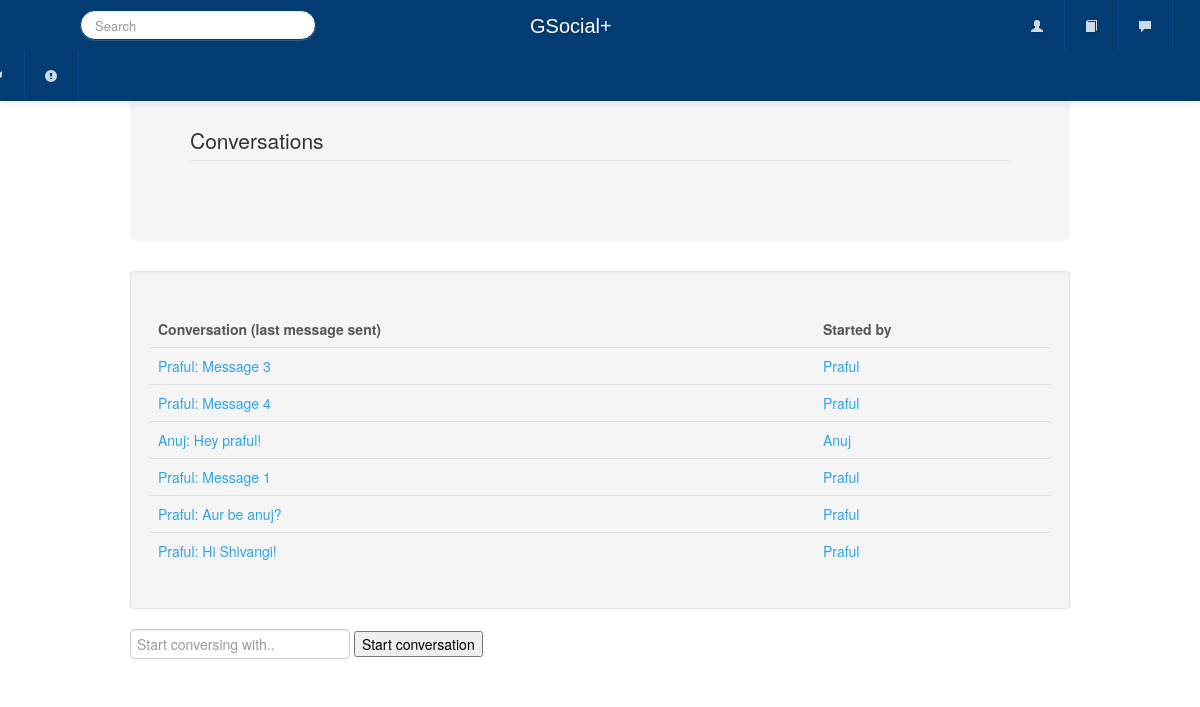
The page /conversations.php (signed in) on the database its author committed.
### tables this page shows
CREATE TABLE IF NOT EXISTS `conversation` (
  `convid` int(11) NOT NULL AUTO_INCREMENT,
  `sender_userid` varchar(40) DEFAULT NULL,
  PRIMARY KEY (`convid`)
);

CREATE TABLE IF NOT EXISTS `profile` (
  `userid` varchar(40) NOT NULL DEFAULT '',
  `name` varchar(40) DEFAULT NULL,
  `department` varchar(60) DEFAULT NULL,
  `hostel` varchar(40) DEFAULT NULL,
  `dob` date DEFAULT NULL,
  `designation` varchar(40) DEFAULT NULL,
  `about_me` text,
  PRIMARY KEY (`userid`)
);

CREATE TABLE IF NOT EXISTS `messages` (
  `messageid` int(11) NOT NULL AUTO_INCREMENT,
  `file_pointer` varchar(255) DEFAULT NULL,
  `sender_userid` varchar(255) DEFAULT NULL,
  `msg_time` timestamp NULL DEFAULT CURRENT_TIMESTAMP,
  PRIMARY KEY (`messageid`),
  KEY `FK_messages_profile` (`sender_userid`)
);

### conversations.php (the view, shortened to what this page needs)
<!DOCTYPE html>
<head>
<link href="css/bootstrap.min.css" rel="stylesheet" media="screen">
<link href="css/bootstrap-tagmanager.css" rel="stylesheet">
</head>
<body>
<?php
$currentUser = $_SESSION['username'];
?>
<div class="container">
<div class="hero-unit">
<legend>Conversations</legend>
<?php
$rel_name='members';
$tbl_name='conversation';
$sql="SELECT B.convid, B.sender_userid from $rel_name AS A JOIN $tbl_name AS B ON A.convid = B.convid WHERE A.userid = '$currentUser' ORDER BY B.convid DESC";
$result=mysql_query($sql) or die('Error, query failed : '.mysql_error());
echo '</div><div class="well">
<table id="groupsDescTable" class = "table table-hover">
	<thead>
		<tr>
			<br>
			<th>Conversation (last message sent)</th>
			<th>Started by</th>
		</tr>
	</thead>
	<tbody>	';
	while($rows=mysql_fetch_array($result)){
	$id = $rows['convid'];
	$que = "SELECT C.messageid from has_msgs C where C.convid = '$id'";
	$resul = mysql_query($que) or die(mysql_error());
	if (mysql_num_rows($resul) > 0){
	$query1 = "SELECT MAX(C.messageid) from has_msgs C where C.convid = '$id' ";
	$res= mysql_query($query1) or die('Error, query failed : '.mysql_error());
	$last_msgid = mysql_result($res , 0);
	$query2 = "SELECT file_pointer from messages where messageid = '$last_msgid' ";
	$res1 =  mysql_query($query2) or die('Error, query failed : '.mysql_error());
	$last_msgfull = mysql_result( $res1, 0);
	$last_msg = substr ($last_msgfull, 0 , 20);
	if( strlen($last_msgfull) > 20)
		$dot = ".....";
	else
		$dot = " ";
	$sender = $rows['sender_userid'];
	$query4 = "SELECT name from profile where userid = '$sender'";
	$res3 =  mysql_query($query4) or die('Error, query failed : '.mysql_error());
	$fname = mysql_result($res3,0);
	$fname = explode(" ", $fname);
	$fname = $fname[0];
	$query_name_lsender = "SELECT name from profile where userid = '$sender'";
	$result_name_lsender = mysql_query($query_name_lsender) or die('Error, query failed : '.mysql_error());
	$fname_lsender = mysql_result($result_name_lsender,0);
	$fname_lsender = explode(" ", $fname_lsender);
	$fname_lsender = $fname_lsender[0];
echo '
	<tr>
	<td><a href = "start_conv.php?convid='.$rows['convid'].'">'.$fname_lsender.": ".$last_msg.$dot."    ".'</a></td>
	<td><a href = "view_users.php?user='.$rows['sender_userid'].'">'. $fname. '</td>
	</tr>';
	}
	}
echo '</tbody></table>';?>
</div>
<div>
	<form class="form-inline" id="form" action="start_conv.php" method="post">
		<input type="text" data-original-title="" id= "tagManager" class="tagManager" placeholder="Start conversing with.." name="tagsfun" data-provide="typeahead" data-items="6" autocomplete="off">
		<button type="submit" name="submit" value="start_conv">Start conversation</button>
	</form>
</div>
</div>
</body>

### rows shown on the page
conversation: profile.name "Praful", messages.file_pointer "Message 3"
conversation: profile.name "Praful", messages.file_pointer "Message 4"
conversation: profile.name "Anuj", messages.file_pointer "Hey praful!"
conversation: profile.name "Praful", messages.file_pointer "Message 1"
conversation: profile.name "Praful", messages.file_pointer "Aur be anuj?"
conversation: profile.name "Praful", messages.file_pointer "Hi Shivangi!"
